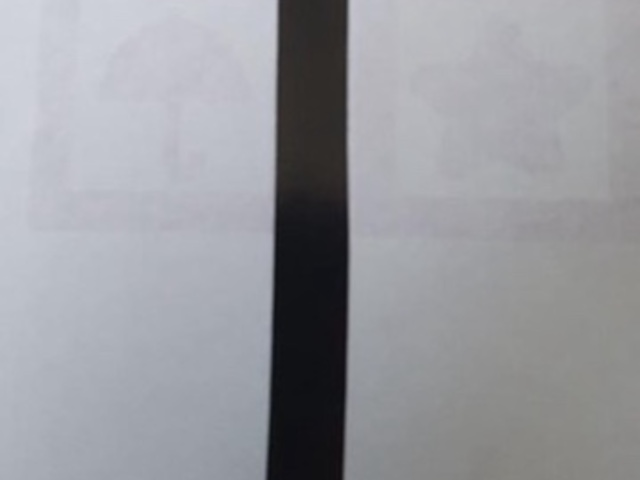
#> input picture black_line.jpeg, 640 x 480 px
$ python color_line_detection_single_frame.py
#> lines starting #> are read from the running program, lines starting #| are printed output that depends on the picture; after the words box and inside, x2 and y2 are one past the last pixel; in counts of white or black regions, pixels touching at a corner belong together
# import the OpenCV library
import cv2
import os
import numpy as np

def color_line_detection_single_frame():
    """
    Perform color line detection on a single frame.

    This function creates a window with trackbars to adjust the color range for line detection.
    It loads an image, blurs it, converts it to HSV color space, and applies a color filter based on the trackbar values.
    The resulting binary mask is displayed in the window until the 'esc' button is pressed.
    """
    # Create a window
    cv2.namedWindow('color_line_detection')

    # Create trackbar for blur
    cv2.createTrackbar('Blur', 'color_line_detection', 15, 100, lambda _: None)

    # Create trackbar for color change
    # Hue is from 0-180 for OpenCV
    cv2.createTrackbar('HLower', 'color_line_detection', 0, 180, lambda _: None)
    cv2.createTrackbar('SLower','color_line_detection',0,255, lambda _: None)
    cv2.createTrackbar('VLower','color_line_detection',0,255, lambda _: None)
    cv2.createTrackbar('HUpper','color_line_detection',180,180,lambda _: None)
    cv2.createTrackbar('SUpper','color_line_detection',35,255,lambda _: None)
    cv2.createTrackbar('VUpper','color_line_detection',100,255,lambda _: None)

    # Create trackbar for dilate
    cv2.createTrackbar('Dilate', 'color_line_detection', 0, 100, lambda _: None)

    # Load the image
    script_dir = os.path.dirname(os.path.abspath(__file__))
    image_path = os.path.join(script_dir, 'black_line.jpeg')
    image = cv2.imread(image_path)
#> image is the input picture: shape (480, 640, 3); mean B, G, R 159.7, 154.4, 153.2

    while(True):
        frame = image.copy()

        if blur := cv2.getTrackbarPos('Blur', 'color_line_detection'):
            # Blur frame to remove unnecessary details
            frame = cv2.blur(frame, (blur, blur))
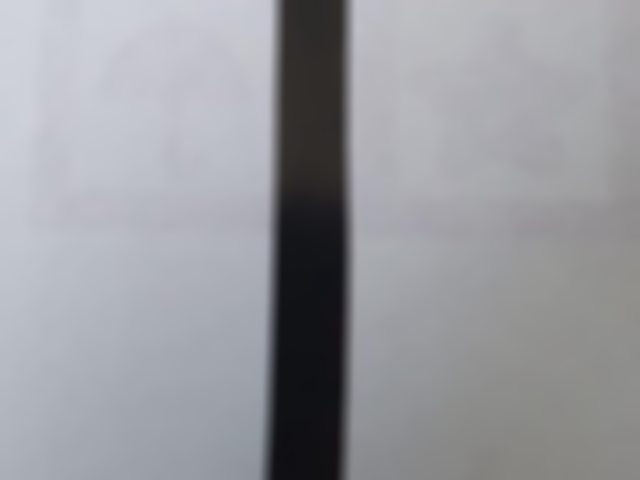
#> frame: shape (480, 640, 3); mean B, G, R 159.7, 154.4, 153.2

        # Convert the image frame to HSV
        frame = cv2.cvtColor(frame, cv2.COLOR_BGR2HSV)
#> frame: shape (480, 640, 3); mean H, S, V 100.7, 14.6, 160.2

        # Get the new values of the trackbar in real time as the user changes them
        hLower = cv2.getTrackbarPos('HLower','color_line_detection')
        sLower = cv2.getTrackbarPos('SLower','color_line_detection')
        vLower = cv2.getTrackbarPos('VLower','color_line_detection')
        hUpper = cv2.getTrackbarPos('HUpper','color_line_detection')
        sUpper = cv2.getTrackbarPos('SUpper','color_line_detection')
        vUpper = cv2.getTrackbarPos('VUpper','color_line_detection')

        # Set the lower and upper HSV range according to the value selected by the trackbar
        lower_range = (hLower, sLower, vLower)
        upper_range = (hUpper, sUpper, vUpper)

        # Filter the image and get the binary mask, where white represents your target color
        frame = cv2.inRange(frame, lower_range, upper_range)
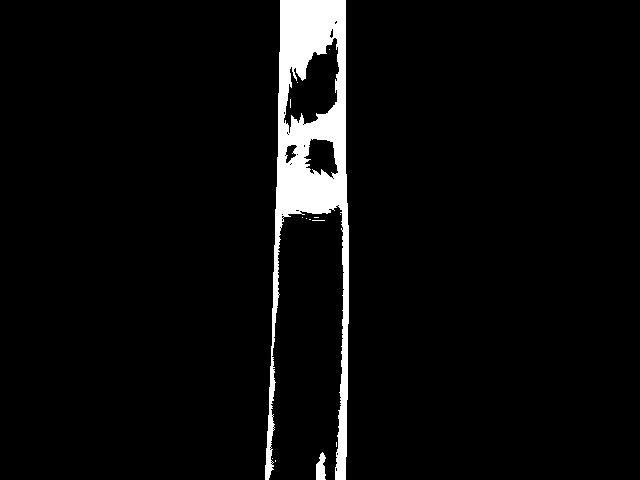
#> frame: shape (480, 640); 4.6% white; 14 white regions (12 under 20 px), largest, box (x1, y1, x2, y2) and area: (265, 0, 349, 480) 13923, (316, 452, 326, 480) 204

        # Dilate the mask
        frame = cv2.dilate(frame, None, iterations=cv2.getTrackbarPos('Dilate', 'color_line_detection'))

        # Display the resulting frame
        frame = cv2.cvtColor(frame, cv2.COLOR_GRAY2BGR)
        cv2.imshow('color_line_detection', np.hstack((image, frame)))
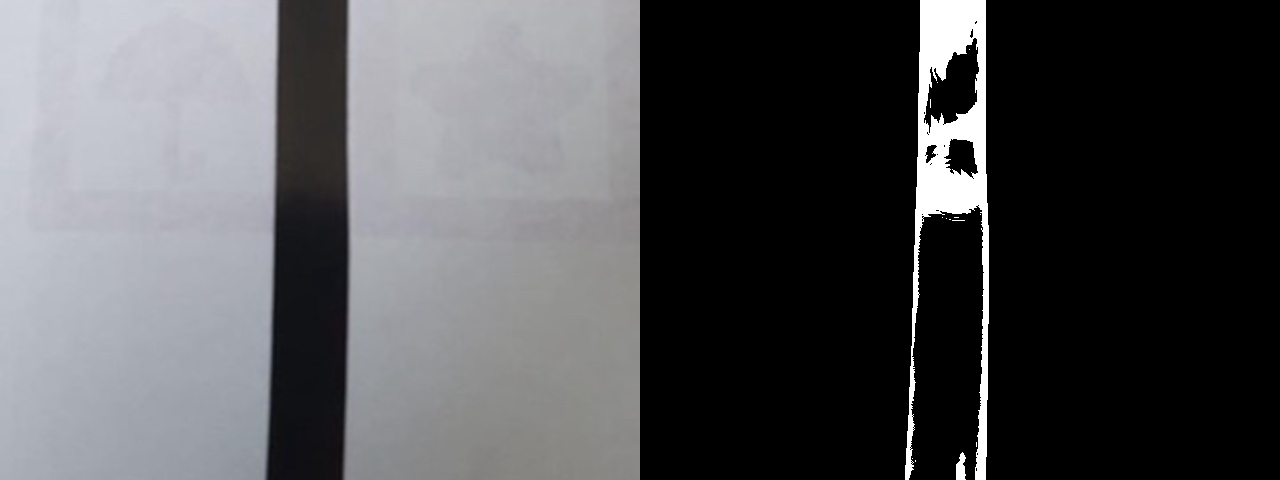
#> window 'color_line_detection': shape (480, 1280, 3); mean B, G, R 85.7, 83.1, 82.5

        # the 'esc' button is set as the quitting button
        if cv2.waitKey(1) & 0xFF == 27:
#> (key Esc is pressed here)
            break

    # Destroy all the windows
    cv2.destroyAllWindows()

if __name__ == "__main__":
    color_line_detection_single_frame()
